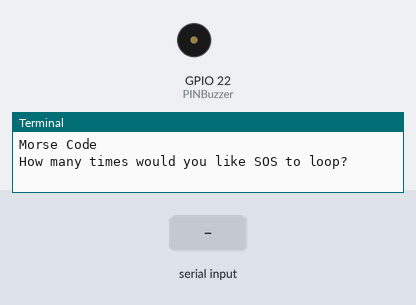
A program run on a simulated Raspberry Pi (BCM pin numbers). Parts: buzzer (waves = sounding, pin HIGH), the last lines printed to the terminal. The inputs (shaded band) are chosen by the test bench.

Above: at 1.2 s.
1.3 s: "5" typed at the terminal, then Enter
At 2.25 s:
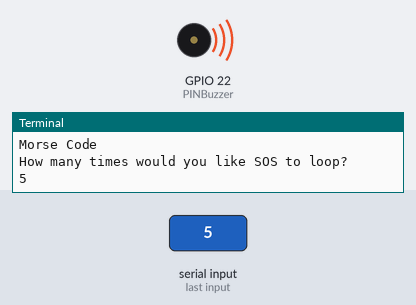
Timing chart, 0 to 10.3 s (numbered marks = the images above; inputs shaded):
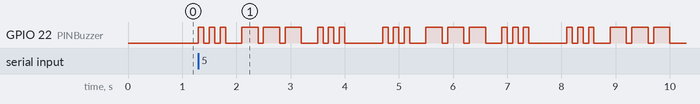

Measured:
- after the input at 1.3 s, GPIO 22 (PINBuzzer): LOW → HIGH at once, then repeats every 3.4 s: 2 × (LOW 0.10 s, HIGH 0.10 s), LOW 0.30 s, 2 × (HIGH 0.30 s, LOW 0.10 s), HIGH 0.30 s, LOW 0.30 s, 2 × (HIGH 0.10 s, LOW 0.10 s), HIGH 0.10 s, LOW 0.70 s, HIGH 0.10 s

The program:

6-morsecode.py
```python
# CamJam EduKit 1 - Basics
# Worksheet 6 - Morse Code

# Import Libraries
import os  # Gives Python access to Linux commands
import time  # Proves time related commands
import RPi.GPIO as GPIO  # Gives access to the GPIO Pins

# Set the GPIO pin naming mode
GPIO.setmode(GPIO.BCM)
GPIO.setwarnings(False)

PINBuzzer = 22  # Sets the buzzer pin 22

# Sets PINBuzzer as an output pin and initialise it to 'off'
GPIO.setup(PINBuzzer, GPIO.OUT)
GPIO.output(PINBuzzer, GPIO.LOW)


def dot():  # A single Morse dot
    GPIO.output(PINBuzzer, GPIO.HIGH)
    time.sleep(0.1)
    GPIO.output(PINBuzzer, GPIO.LOW)
    time.sleep(0.1)


def dash():  # A single Morse dash
    GPIO.output(PINBuzzer, GPIO.HIGH)
    time.sleep(0.3)
    GPIO.output(PINBuzzer, GPIO.LOW)
    time.sleep(0.1)


def letterspace():  # The space between letters
    time.sleep(0.2)


def wordspace():  # The space between words
    time.sleep(0.6)


def morse_s():  # The Morse for S, ...
    dot()
    dot()
    dot()


def morse_o():  # The Morse for O, ---
    dash()
    dash()
    dash()


os.system('clear')  # Clears the terminal window

print("Morse Code")

# Prompt the user for input
loop_count = input("How many times would you like SOS to loop? ")
loop_count = int(loop_count)  # Convert text input into an integer

while loop_count > 0:  # Loop around the chosen number of times
    loop_count = loop_count - 1
    morse_s()
    letterspace()
    morse_o()
    letterspace()
    morse_s()
    wordspace()

GPIO.cleanup()
```
